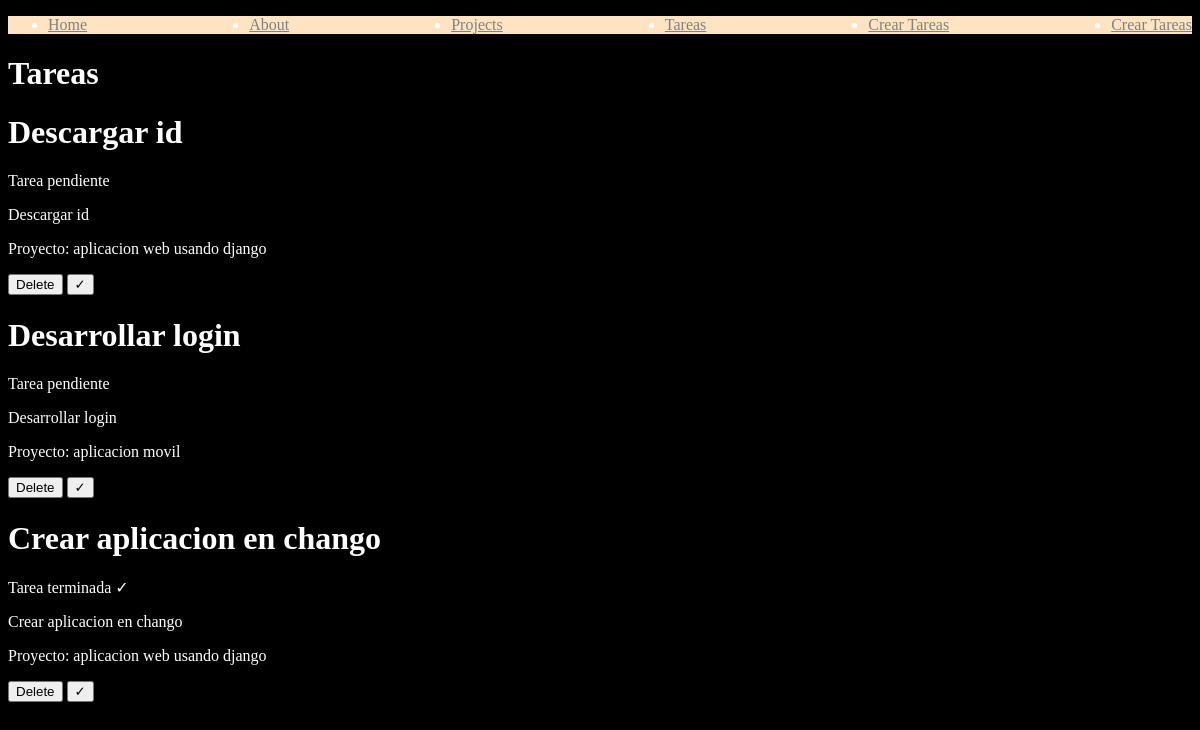
Page /tareas/ on the earlier database version.
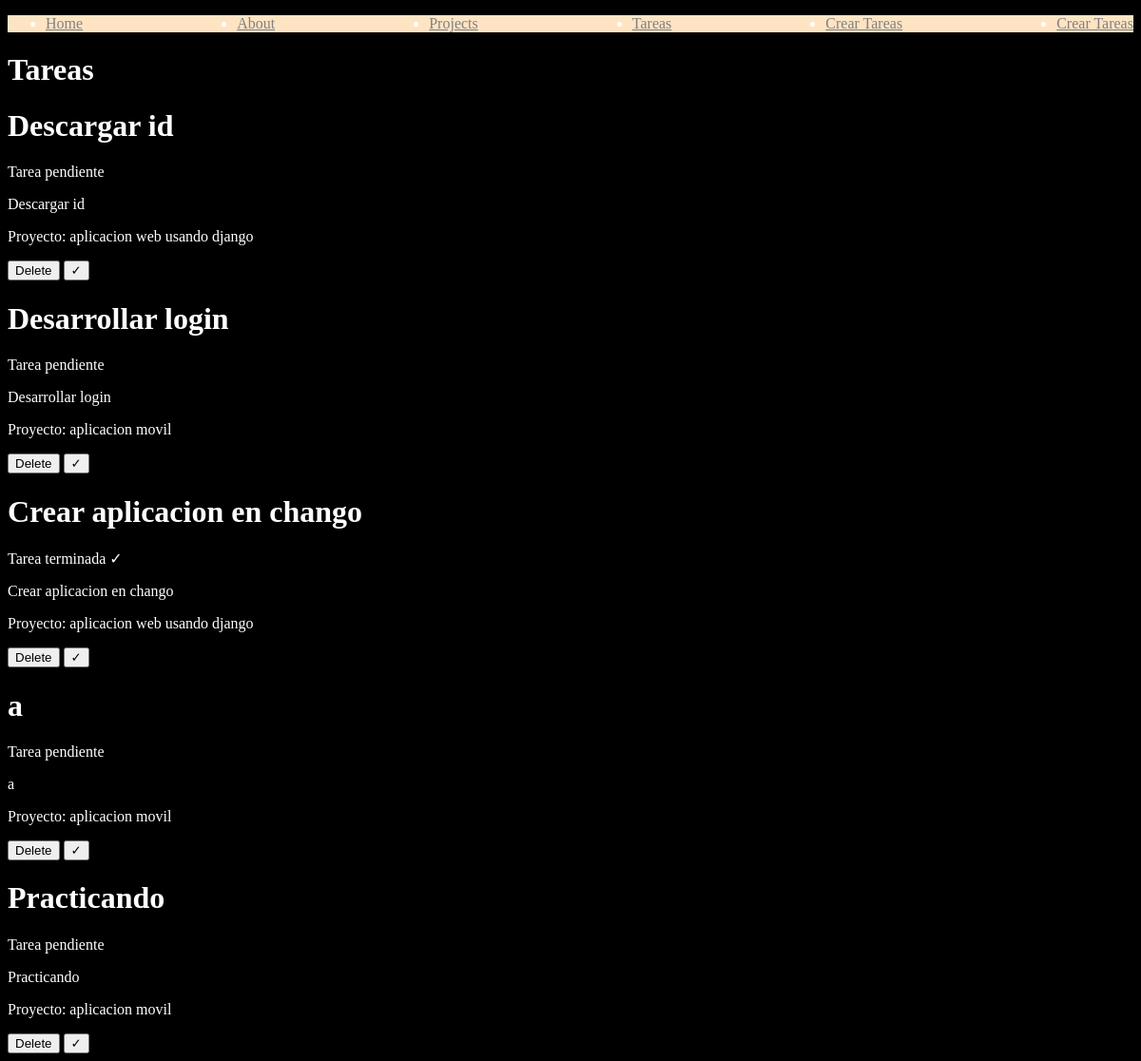
Same page on the later database version.
### myapp/models.py (models this page shows, shortened)
class tareas(models.Model):
    titulo = models.CharField(max_length=200)
    descripcion= models.CharField(max_length=300)
    project=models.ForeignKey(Project, on_delete=models.CASCADE)
    done = models.BooleanField(default=False)

class Project(models.Model):
    name = models.CharField(max_length=20)

### myapp/views.py (the view)
# urls.py: path('tareas/', views.task),
def task(request):
    tarea = tareas.objects.all()
    return render(request, "tareas.html", {
        "tareas":tarea
    })

### myapp/templates/tareas.html
{% extends 'base.html' %}
{% block content %}
<h1>Tareas</h1>
{% for tarea in tareas %}
<h1>{{ tarea.titulo }}</h1>
{% if tarea.done == False %}
<p>Tarea pendiente</p>
{% else %}
<p>Tarea terminada ✓</p>
{% endif %}
<p>{{ tarea.titulo }}</p>
<p>Proyecto: {{ tarea.project.name }}</p>
<button>Delete</button>
<button>✓</button>
{% endfor %}
{% endblock %}

### myapp/templates/base.html (shortened to what this page needs)
{% load static %}
<!DOCTYPE html>
<html lang="en">
<head>
    <link rel="stylesheet" href="{% static 'css.css' %}">
</head>
<body>
    <nav class="navbar">
        <ul>
            <li>
                <a href="/">Home</a>
            </li>
            <li>
                <a href="/about">About</a>
            </li>
            <li>
                <a href="/projecto">Projects</a>
            </li>
            <li>
                <a href="/tareas">Tareas</a>
            </li>
            <li>
                <a href="/crear_tareas">Crear Tareas</a>
            </li>
            <li>
                <a href="/crear_proyecto">Crear Tareas</a>
            </li>
        </ul>
    </nav>
    {% block content %}
    {% endblock %}
</body>
</html>

### myapp/static/css.css (style rules this page uses)
body { background-color: black; color: white; }
.navbar { background-color: bisque; }
.navbar ul { display: flex; justify-content: space-between; }
.navbar ul li a { color:gray; }

Differences in the rows shown:
added tareas: titulo "a", done "Tarea pendiente", project.name "aplicacion movil"
added tareas: titulo "Practicando", done "Tarea pendiente", project.name "aplicacion movil"
